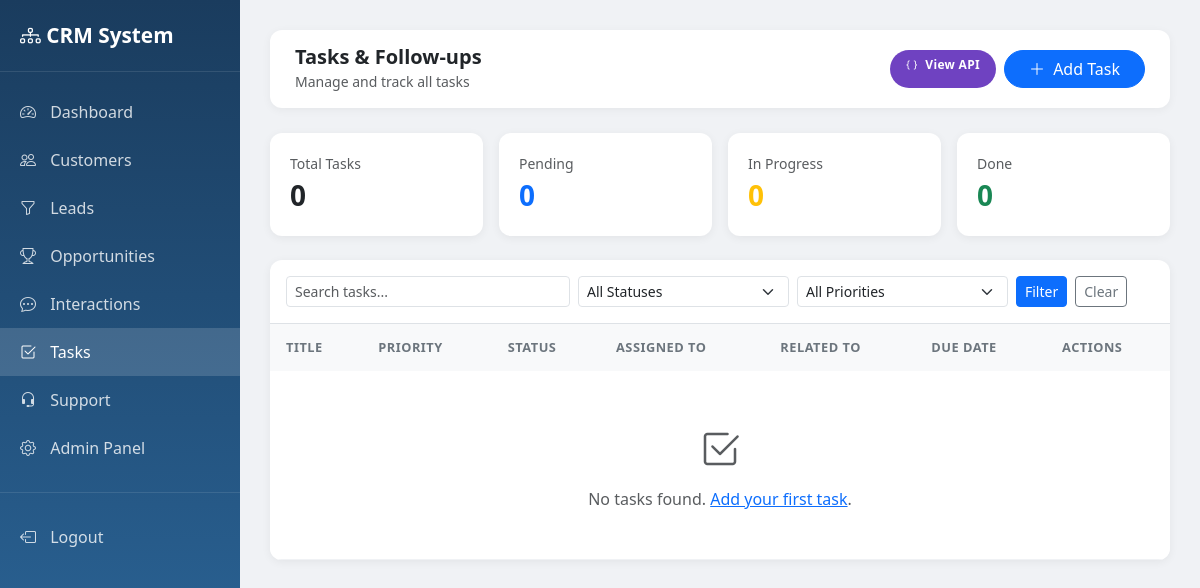
The app's page /tasks/ (signed in), older data.
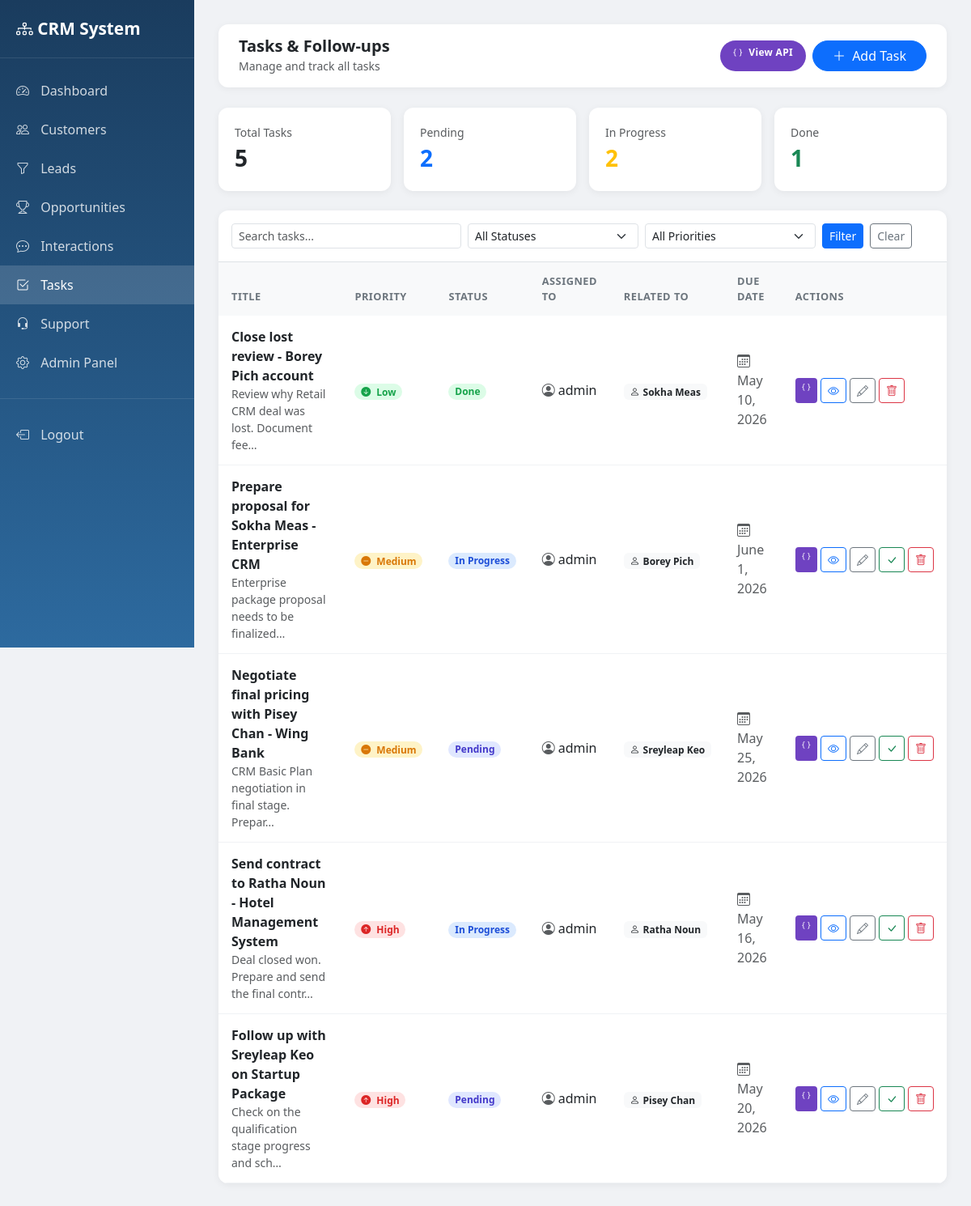
The same page, newer data.
### tasks/models.py (models this page shows, shortened)
class Task(models.Model):
    PRIORITY_CHOICES = [
        ('low', 'Low'),
        ('medium', 'Medium'),
        ('high', 'High'),
    ]
    STATUS_CHOICES = [
        ('pending', 'Pending'),
        ('in_progress', 'In Progress'),
        ('done', 'Done'),
        ('cancelled', 'Cancelled'),
    ]
    title = models.CharField(max_length=255)
    description = models.TextField(blank=True)
    customer = models.ForeignKey(Customer, on_delete=models.SET_NULL, null=True, blank=True, related_name='tasks')
    lead = models.ForeignKey(Lead, on_delete=models.SET_NULL, null=True, blank=True, related_name='tasks')
    opportunity = models.ForeignKey(Opportunity, on_delete=models.SET_NULL, null=True, blank=True, related_name='tasks')
    assigned_to = models.ForeignKey(settings.AUTH_USER_MODEL, on_delete=models.SET_NULL, null=True, blank=True, related_name='assigned_tasks')
    created_by = models.ForeignKey(settings.AUTH_USER_MODEL, on_delete=models.SET_NULL, null=True, blank=True, related_name='created_tasks')
    priority = models.CharField(max_length=10, choices=PRIORITY_CHOICES, default='medium')
    status = models.CharField(max_length=20, choices=STATUS_CHOICES, default='pending')
    due_date = models.DateField(null=True, blank=True)
    reminder_at = models.DateTimeField(null=True, blank=True)
    created_at = models.DateTimeField(auto_now_add=True)
    updated_at = models.DateTimeField(auto_now=True)
    class Meta:
        ordering = ['-created_at']

### accounts/models.py (models this page shows, shortened)
class User(AbstractUser):
    ROLE_CHOICES = [
        ('admin', 'Admin'),
        ('sales_staff', 'Sales Staff'),
        ('customer_service', 'Customer Service'),
    ]
    phone = models.CharField(max_length=20, blank=True)
    role = models.CharField(max_length=20, choices=ROLE_CHOICES, default='sales_staff')
    profile_image = models.ImageField(upload_to='profiles/', blank=True, null=True)

### customers/models.py (models this page shows)
class Customer(models.Model):
    SEGMENT_CHOICES = [
        ('enterprise', 'Enterprise'),
        ('smb', 'SMB'),
        ('startup', 'Startup'),
        ('individual', 'Individual'),
    ]
    STATUS_CHOICES = [
        ('active', 'Active'),
        ('inactive', 'Inactive'),
        ('blocked', 'Blocked'),
    ]
    full_name = models.CharField(max_length=200)
    email = models.EmailField(unique=True, blank=True, null=True)
    phone = models.CharField(max_length=20, blank=True)
    company = models.CharField(max_length=200, blank=True)
    job_title = models.CharField(max_length=100, blank=True)
    segment = models.CharField(max_length=20, choices=SEGMENT_CHOICES, blank=True)
    industry = models.CharField(max_length=100, blank=True)
    city = models.CharField(max_length=100, blank=True)
    country = models.CharField(max_length=100, blank=True)
    status = models.CharField(max_length=20, choices=STATUS_CHOICES, default='active')
    tags = models.ManyToManyField(CustomerTag, blank=True)
    assigned_to = models.ForeignKey(User, on_delete=models.SET_NULL, null=True, blank=True, related_name='assigned_customers')
    created_by = models.ForeignKey(User, on_delete=models.SET_NULL, null=True, related_name='created_customers')
    created_at = models.DateTimeField(auto_now_add=True)
    updated_at = models.DateTimeField(auto_now=True)
    def __str__(self):
        return self.full_name

### tasks/views.py (the view)
# urls.py: path('', views.task_list, name='task_list'),
@login_required
def task_list(request):
    tasks = Task.objects.select_related('customer', 'lead', 'opportunity', 'assigned_to')
    status = request.GET.get('status')
    if status:
        tasks = tasks.filter(status=status)
    priority = request.GET.get('priority')
    if priority:
        tasks = tasks.filter(priority=priority)
    query = request.GET.get('q')
    if query:
        tasks = tasks.filter(
            Q(title__icontains=query) | Q(description__icontains=query)
        )
    context = {
        'tasks': tasks,
        'status_filter': status,
        'priority_filter': priority,
        'query': query,
        'total': tasks.count(),
        'pending_count': Task.objects.filter(status='pending').count(),
        'in_progress_count': Task.objects.filter(status='in_progress').count(),
        'done_count': Task.objects.filter(status='done').count(),
    }
    return render(request, 'tasks/task_list.html', context)

### templates/tasks/task_list.html (shortened to what this page needs)
<!DOCTYPE html>
<html lang="en">
<head>
    <link href="https://cdn.jsdelivr.net/npm/bootstrap@5.3.0/dist/css/bootstrap.min.css" rel="stylesheet">
    <link href="https://cdn.jsdelivr.net/npm/bootstrap-icons@1.10.0/font/bootstrap-icons.css" rel="stylesheet">
</head>
<body>
<div class="d-flex">
    <div class="sidebar">
        <div class="brand"><i class="bi bi-diagram-3"></i> CRM System</div>
        <div class="mt-3">
            <a href="/dashboard/"><i class="bi bi-speedometer2"></i> Dashboard</a>
            <a href="/customers/"><i class="bi bi-people"></i> Customers</a>
            <a href="/leads/"><i class="bi bi-funnel"></i> Leads</a>
            <a href="/opportunities/"><i class="bi bi-trophy"></i> Opportunities</a>
            <a href="/interactions/"><i class="bi bi-chat-dots"></i> Interactions</a>
            <a href="/tasks/" class="active"><i class="bi bi-check2-square"></i> Tasks</a>
            <a href="/support/"><i class="bi bi-headset"></i> Support</a>
            <a href="/admin/"><i class="bi bi-gear"></i> Admin Panel</a>
            <div style="border-top: 1px solid rgba(255,255,255,0.1); margin: 20px 0;"></div>
            <a href="/accounts/logout/"><i class="bi bi-box-arrow-left"></i> Logout</a>
        </div>
    </div>
    <div class="main-content w-100">
        <div class="topbar">
            <div>
                <h5 class="mb-0 fw-bold">Tasks & Follow-ups</h5>
                <small class="text-muted">Manage and track all tasks</small>
            </div>
            <div class="d-flex gap-2">
                <a href="/api/tasks/" target="_blank" class="btn btn-api rounded-pill px-3">
                    <i class="bi bi-braces me-1"></i> View API
                </a>
                <a href="{% url 'task_add' %}" class="btn btn-primary rounded-pill px-4">
                    <i class="bi bi-plus-lg me-1"></i> Add Task
                </a>
            </div>
        </div>
        <div class="row g-3 mb-4">
            <div class="col-md-3">
                <div class="stat-card">
                    <div class="text-muted small">Total Tasks</div>
                    <div class="fs-3 fw-bold text-dark">{{ total }}</div>
                </div>
            </div>
            <div class="col-md-3">
                <div class="stat-card">
                    <div class="text-muted small">Pending</div>
                    <div class="fs-3 fw-bold text-primary">{{ pending_count }}</div>
                </div>
            </div>
            <div class="col-md-3">
                <div class="stat-card">
                    <div class="text-muted small">In Progress</div>
                    <div class="fs-3 fw-bold text-warning">{{ in_progress_count }}</div>
                </div>
            </div>
            <div class="col-md-3">
                <div class="stat-card">
                    <div class="text-muted small">Done</div>
                    <div class="fs-3 fw-bold text-success">{{ done_count }}</div>
                </div>
            </div>
        </div>
        <div class="table-card mb-4">
            <div class="p-3 border-bottom">
                <form method="get" class="row g-2 align-items-end">
                    <div class="col-md-4">
                        <input type="text" name="q" class="form-control form-control-sm" placeholder="Search tasks..." value="{{ query|default:'' }}">
                    </div>
                    <div class="col-md-3">
                        <select name="status" class="form-select form-select-sm">
                            <option value="">All Statuses</option>
                        </select>
                    </div>
                    <div class="col-md-3">
                        <select name="priority" class="form-select form-select-sm">
                            <option value="">All Priorities</option>
                        </select>
                    </div>
                    <div class="col-md-2 d-flex gap-2">
                        <button type="submit" class="btn btn-sm btn-primary">Filter</button>
                        <a href="{% url 'task_list' %}" class="btn btn-sm btn-outline-secondary">Clear</a>
                    </div>
                </form>
            </div>
            <table class="table mb-0">
                <thead>
                    <tr>
                        <th>Title</th>
                        <th>Priority</th>
                        <th>Status</th>
                        <th>Assigned To</th>
                        <th>Related To</th>
                        <th>Due Date</th>
                        <th>Actions</th>
                    </tr>
                </thead>
                <tbody>
                    {% for task in tasks %}
                    <tr>
                        <td>
                            <a href="{% url 'task_detail' task.pk %}" class="fw-semibold text-dark text-decoration-none">
                                {{ task.title }}
                            </a>
                            {% if task.description %}
                                <div class="text-muted small">{{ task.description|truncatechars:50 }}</div>
                            {% endif %}
                        </td>
                        <td>
                            <span class="badge rounded-pill badge-priority-{{ task.priority }}">
                                {% if task.priority == 'high' %}<i class="bi bi-arrow-up-circle-fill me-1"></i>{% endif %}
                                {% if task.priority == 'medium' %}<i class="bi bi-dash-circle-fill me-1"></i>{% endif %}
                                {% if task.priority == 'low' %}<i class="bi bi-arrow-down-circle-fill me-1"></i>{% endif %}
                                {{ task.get_priority_display }}
                            </span>
                        </td>
                        <td>
                            <span class="badge rounded-pill badge-status-{{ task.status }}">
                                {{ task.get_status_display }}
                            </span>
                        </td>
                        <td>
                            {% if task.assigned_to %}
                                <i class="bi bi-person-circle me-1 text-muted"></i>{{ task.assigned_to.get_full_name|default:task.assigned_to.username }}
                            {% else %}
                                <span class="text-muted">—</span>
                            {% endif %}
                        </td>
                        <td>
                            {% if task.customer %}
                                <span class="badge bg-light text-dark"><i class="bi bi-person me-1"></i>{{ task.customer }}</span>
                            {% elif task.lead %}
                                <span class="badge bg-light text-dark"><i class="bi bi-funnel me-1"></i>{{ task.lead }}</span>
                            {% elif task.opportunity %}
                                <span class="badge bg-light text-dark"><i class="bi bi-trophy me-1"></i>{{ task.opportunity }}</span>
                            {% else %}
                                <span class="text-muted">—</span>
                            {% endif %}
                        </td>
                        <td>
                            {% if task.due_date %}
                                <span class="text-muted">
                                    <i class="bi bi-calendar3 me-1"></i>{{ task.due_date }}
                                </span>
                            {% else %}
                                <span class="text-muted">—</span>
                            {% endif %}
                        </td>
                        <td>
                            <div class="d-flex gap-1">
                                <a href="/api/tasks/{{ task.pk }}/" target="_blank" class="btn btn-sm btn-json" title="View JSON">
                                    <i class="bi bi-braces"></i>
                                </a>
                                <a href="{% url 'task_detail' task.pk %}" class="btn btn-sm btn-outline-primary" title="View"><i class="bi bi-eye"></i></a>
                                <a href="{% url 'task_edit' task.pk %}" class="btn btn-sm btn-outline-secondary" title="Edit"><i class="bi bi-pencil"></i></a>
                                {% if task.status != 'done' %}
                                <form method="post" action="{% url 'task_update_status' task.pk %}" class="d-inline">
                                    <button type="submit" class="btn btn-sm btn-outline-success" title="Mark Done"><i class="bi bi-check-lg"></i></button>
                                </form>
                                {% endif %}
                                <a href="{% url 'task_delete' task.pk %}" class="btn btn-sm btn-outline-danger" title="Delete"><i class="bi bi-trash"></i></a>
                            </div>
                        </td>
                    </tr>
                    {% empty %}
                    <tr>
                        <td colspan="7" class="text-center py-5 text-muted">
                            <i class="bi bi-check2-square fs-1 d-block mb-2"></i>
                            No tasks found. <a href="{% url 'task_add' %}">Add your first task</a>.
                        </td>
                    </tr>
                    {% endfor %}
                </tbody>
            </table>
        </div>
    </div>
</div>
</body>
</html>

### templates/tasks/task_list.html (style rules this page uses)
body { background-color: #f0f2f5; }
.sidebar { min-height: 100vh; background: linear-gradient(180deg, #1a3c5e 0%, #2d6a9f 100%); width: 240px; position: fixed; padding-top: 20px; }
.sidebar .brand { color: white; font-size: 1.3rem; font-weight: 700; padding: 0 20px 20px; border-bottom: 1px solid rgba(255,255,255,0.1); }
.sidebar a { color: rgba(255,255,255,0.8); text-decoration: none; display: block; padding: 12px 20px; transition: all 0.2s; }
.sidebar a:hover, .sidebar a.active { background: rgba(255,255,255,0.15); color: white; }
.sidebar a i { margin-right: 10px; }
.main-content { margin-left: 240px; padding: 30px; }
.topbar { background: white; border-radius: 12px; padding: 15px 25px; margin-bottom: 25px; box-shadow: 0 2px 10px rgba(0,0,0,0.05); display: flex; justify-content: space-between; align-items: center; }
.table-card { background: white; border-radius: 12px; box-shadow: 0 2px 10px rgba(0,0,0,0.06); overflow: hidden; }
.table thead th { background: #f8f9fa; font-size: 0.8rem; text-transform: uppercase; letter-spacing: 0.5px; color: #6c757d; border: none; padding: 14px 16px; }
.table tbody td { padding: 14px 16px; vertical-align: middle; border-color: #f0f2f5; }
.stat-card { background: white; border-radius: 12px; padding: 20px; box-shadow: 0 2px 10px rgba(0,0,0,0.06); }
.badge-priority-high { background-color: #fee2e2; color: #dc2626; }
.badge-priority-medium { background-color: #fef3c7; color: #d97706; }
.badge-priority-low { background-color: #dcfce7; color: #16a34a; }
.badge-status-pending { background-color: #e0e7ff; color: #4338ca; }
.badge-status-in_progress { background-color: #dbeafe; color: #1d4ed8; }
.badge-status-done { background-color: #dcfce7; color: #16a34a; }
.btn-api { background: #6f42c1; color: white; border: none; font-size: 0.75rem; font-weight: 600; letter-spacing: 0.3px; }
.btn-json { background: #6f42c1; color: white; border: none; font-size: 0.7rem; }

Row changes from the older to the newer data that the page shows:
added Task: title "Close lost review - Borey Pich account", description "Review why Retail CRM deal was lost. Document fee…", priority "Low", status "Done", assigned_to.get_full_name "admin", customer "Sokha Meas", due_date "May 10, 2026"
added Task: title "Prepare proposal for Sokha Meas - Enterprise CRM", description "Enterprise package proposal needs to be finalized…", priority "Medium", status "In Progress", assigned_to.get_full_name "admin", customer "Borey Pich", due_date "June 1, 2026"
added Task: title "Negotiate final pricing with Pisey Chan - Wing Bank", description "CRM Basic Plan negotiation in final stage. Prepar…", priority "Medium", status "Pending", assigned_to.get_full_name "admin", customer "Sreyleap Keo", due_date "May 25, 2026"
added Task: title "Send contract to Ratha Noun - Hotel Management System", description "Deal closed won. Prepare and send the final contr…", priority "High", status "In Progress", assigned_to.get_full_name "admin", customer "Ratha Noun", due_date "May 16, 2026"
added Task: title "Follow up with Sreyleap Keo on Startup Package", description "Check on the qualification stage progress and sch…", priority "High", status "Pending", assigned_to.get_full_name "admin", customer "Pisey Chan", due_date "May 20, 2026"
Text that changed along with them:
{{ total }}: "0" → "5"
{{ pending_count }}: "0" → "2"
{{ in_progress_count }}: "0" → "2"
{{ done_count }}: "0" → "1"
text no longer shown: "No tasks found. Add your first task ."
